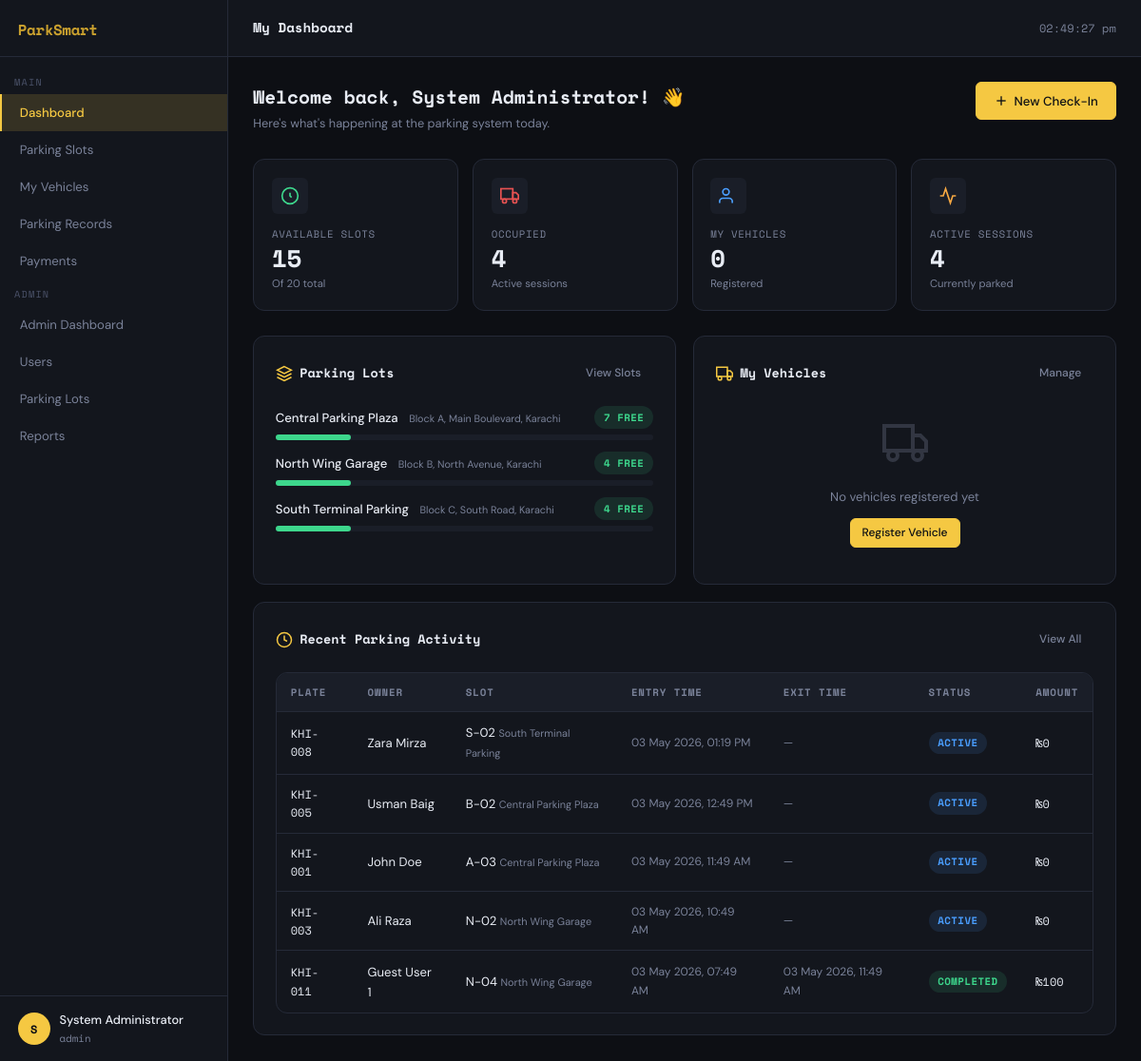
/views/dashboard/user.php (signed in), run on the app's committed database.
### tables this page shows
CREATE TABLE parking_lots (
    lotID       INT AUTO_INCREMENT PRIMARY KEY,
    lotName     VARCHAR(100) NOT NULL,
    capacity    INT NOT NULL CHECK (capacity > 0),
    location    VARCHAR(200) NOT NULL,
    createdAt   DATETIME DEFAULT CURRENT_TIMESTAMP
);

CREATE TABLE parking_records (
    recordID    INT AUTO_INCREMENT PRIMARY KEY,
    vehicleID   INT NOT NULL,
    slotID      INT NOT NULL,
    entryTime   DATETIME NOT NULL DEFAULT CURRENT_TIMESTAMP,
    exitTime    DATETIME DEFAULT NULL,
    status      ENUM('active','completed','cancelled') NOT NULL DEFAULT 'active',
    notes       TEXT,
    FOREIGN KEY (vehicleID) REFERENCES vehicles(vehicleID) ON DELETE RESTRICT,
    FOREIGN KEY (slotID) REFERENCES parking_slots(slotID) ON DELETE RESTRICT,
    INDEX idx_entry_time (entryTime),
    INDEX idx_slot (slotID),
    INDEX idx_vehicle (vehicleID),
    CONSTRAINT chk_exit_after_entry CHECK (exitTime IS NULL OR exitTime > entryTime)
);

CREATE TABLE vehicles (
    vehicleID   INT AUTO_INCREMENT PRIMARY KEY,
    licensePlate VARCHAR(20) NOT NULL UNIQUE,
    vehicleType ENUM('car','motorcycle','truck','bus','ev') NOT NULL DEFAULT 'car',
    ownerName   VARCHAR(100) NOT NULL,
    ownerPhone  VARCHAR(20),
    ownerEmail  VARCHAR(100),
    userID      INT,
    createdAt   DATETIME DEFAULT CURRENT_TIMESTAMP,
    FOREIGN KEY (userID) REFERENCES users(userID) ON DELETE SET NULL,
    INDEX idx_license (licensePlate)
);

CREATE TABLE parking_slots (
    slotID      INT AUTO_INCREMENT PRIMARY KEY,
    lotID       INT NOT NULL,
    slotNumber  VARCHAR(20) NOT NULL,
    location    VARCHAR(100) NOT NULL,
    status      ENUM('available','occupied','maintenance') NOT NULL DEFAULT 'available',
    slotType    ENUM('standard','compact','handicapped','ev') NOT NULL DEFAULT 'standard',
    createdAt   DATETIME DEFAULT CURRENT_TIMESTAMP,
    FOREIGN KEY (lotID) REFERENCES parking_lots(lotID) ON DELETE CASCADE,
    UNIQUE KEY unique_slot (lotID, slotNumber)
);

CREATE TABLE payments (
    paymentID   INT AUTO_INCREMENT PRIMARY KEY,
    recordID    INT NOT NULL UNIQUE,
    amount      DECIMAL(10,2) NOT NULL CHECK (amount >= 0),
    paymentMethod ENUM('cash','card','online','wallet') NOT NULL DEFAULT 'cash',
    paymentTime DATETIME DEFAULT CURRENT_TIMESTAMP,
    status      ENUM('pending','paid','refunded') NOT NULL DEFAULT 'pending',
    transactionRef VARCHAR(100),
    FOREIGN KEY (recordID) REFERENCES parking_records(recordID) ON DELETE RESTRICT
);

### auth/auth.php (called while the page is built, shortened)
<?php
require_once __DIR__ . '/../config/database.php';
function currentUser(): array {
    return [
        'id'       => $_SESSION['user_id']       ?? 0,
        'username' => $_SESSION['user_username'] ?? '',
        'email'    => $_SESSION['user_email']    ?? '',
        'role'     => $_SESSION['user_role']     ?? 'user',
        'name'     => $_SESSION['user_name']     ?? '',
    ];
}

### config/database.php (called while the page is built, shortened)
<?php
function getDB(): PDO {
    static $pdo = null;
    if ($pdo === null) {
        $dsn = "mysql:host=" . DB_HOST . ";dbname=" . DB_NAME . ";charset=" . DB_CHARSET;
        $options = [
            PDO::ATTR_ERRMODE            => PDO::ERRMODE_EXCEPTION,
            PDO::ATTR_DEFAULT_FETCH_MODE => PDO::FETCH_ASSOC,
            PDO::ATTR_EMULATE_PREPARES   => false,
        ];
        try {
            $pdo = new PDO($dsn, DB_USER, DB_PASS, $options);
        } catch (PDOException $e) {
            http_response_code(500);
            die(json_encode(['success' => false, 'message' => 'Database connection failed.']));
        }
    }
    return $pdo;
}
function esc(string $str): string {
    return htmlspecialchars($str, ENT_QUOTES, 'UTF-8');
}
function fmtDT(?string $dt): string {
    if (!$dt) return '—';
    return date('d M Y, h:i A', strtotime($dt));
}

### models/ParkingRecord.php (called while the page is built, shortened)
<?php
require_once __DIR__ . '/../config/database.php';
class ParkingRecord {
    private PDO $db;
    public function __construct() {
        $this->db = getDB();
    }
    public function getDashboardStats(): array {
        $stmt = $this->db->query("SELECT * FROM vw_slot_overview");
        $lots = $stmt->fetchAll();
        $totals = ['totalSlots' => 0, 'available' => 0, 'occupied' => 0, 'maintenance' => 0];
        foreach ($lots as $lot) {
            $totals['totalSlots']   += $lot['totalSlots'];
            $totals['available']    += $lot['availableSlots'];
            $totals['occupied']     += $lot['occupiedSlots'];
            $totals['maintenance']  += $lot['maintenanceSlots'];
        }
        $stmt = $this->db->query("SELECT COUNT(*) FROM vehicles");
        $totals['totalVehicles'] = (int) $stmt->fetchColumn();
        $stmt = $this->db->query(
            "SELECT IFNULL(SUM(amount),0) FROM payments WHERE status='paid'"
        );
        $totals['totalRevenue'] = (float) $stmt->fetchColumn();
        $stmt = $this->db->query(
            "SELECT IFNULL(SUM(amount),0) FROM payments WHERE status='paid' AND DATE(paymentTime)=CURDATE()"
        );
        $totals['todayRevenue'] = (float) $stmt->fetchColumn();
        $stmt = $this->db->query(
            "SELECT COUNT(*) FROM parking_records WHERE status='active'"
        );
        $totals['activeSessions'] = (int) $stmt->fetchColumn();
        $stmt = $this->db->query(
            "SELECT COUNT(*) FROM parking_records WHERE DATE(entryTime)=CURDATE()"
        );
        $totals['todayParked'] = (int) $stmt->fetchColumn();
        return $totals;
    }
    public function getRecentActivity(int $limit = 10): array {
        $stmt = $this->db->prepare(
            "SELECT pr.recordID, pr.entryTime, pr.exitTime, pr.status,
                    v.licensePlate, v.ownerName, ps.slotNumber, pl.lotName, p.amount
             FROM parking_records pr
             JOIN vehicles v ON pr.vehicleID = v.vehicleID
             JOIN parking_slots ps ON pr.slotID = ps.slotID
             JOIN parking_lots pl ON ps.lotID = pl.lotID
             LEFT JOIN payments p ON pr.recordID = p.recordID
             ORDER BY pr.entryTime DESC LIMIT ?"
        );
        $stmt->execute([$limit]);
        return $stmt->fetchAll();
    }
}

### models/User.php (called while the page is built, shortened)
<?php
require_once __DIR__ . '/../config/database.php';
class User {
    private PDO $db;
    public function __construct() {
        $this->db = getDB();
    }
    public function getVehiclesForUser(int $userID): array {
        $stmt = $this->db->prepare("SELECT * FROM vehicles WHERE userID=?");
        $stmt->execute([$userID]);
        return $stmt->fetchAll();
    }
}

### models/ParkingSlot.php (called while the page is built, shortened)
<?php
require_once __DIR__ . '/../config/database.php';
class ParkingSlot {
    private PDO $db;
    public function __construct() {
        $this->db = getDB();
    }
    public function getSlotOverview(): array {
        $stmt = $this->db->query("SELECT * FROM vw_slot_overview");
        return $stmt->fetchAll();
    }
}

### views/dashboard/user.php (the view, shortened to what this page needs)
<?php
require_once __DIR__ . '/../../auth/auth.php';
require_once __DIR__ . '/../../models/ParkingRecord.php';
require_once __DIR__ . '/../../models/ParkingSlot.php';
require_once __DIR__ . '/../../models/User.php';
require_once __DIR__ . '/../../includes/layout.php';
$user     = currentUser();
$pr       = new ParkingRecord();
$ps       = new ParkingSlot();
$um       = new User();
$stats    = $pr->getDashboardStats();
$myVehicles = $um->getVehiclesForUser($user['id']);
$recent   = $pr->getRecentActivity(5);
$slotOv   = $ps->getSlotOverview();
?>
<div class="page-header">
  <div class="page-header-left">
    <h1>Welcome back, <?= esc($user['name']) ?>! 👋</h1>
    <p>Here's what's happening at the parking system today.</p>
  </div>
  <div class="page-header-actions">
    <a href="<?= APP_URL ?>/views/records/checkin.php" class="btn btn-primary">
      <svg viewBox="0 0 24 24" fill="none" stroke="currentColor" stroke-width="2" width="16" height="16"><line x1="12" y1="5" x2="12" y2="19"/><line x1="5" y1="12" x2="19" y2="12"/></svg>
      New Check-In
    </a>
  </div>
</div>
<div class="stat-grid">
  <div class="stat-card green">
    <div class="stat-icon"><svg viewBox="0 0 24 24" fill="none" stroke="currentColor" stroke-width="2"><circle cx="12" cy="12" r="10"/><polyline points="12 8 12 12 14 14"/></svg></div>
    <div class="stat-label">Available Slots</div>
    <div class="stat-value"><?= $stats['available'] ?></div>
    <div class="stat-sub">Of <?= $stats['totalSlots'] ?> total</div>
  </div>
  <div class="stat-card red">
    <div class="stat-icon"><svg viewBox="0 0 24 24" fill="none" stroke="currentColor" stroke-width="2"><rect x="1" y="3" width="15" height="13"/><polygon points="16 8 20 8 23 11 23 16 16 16 16 8"/><circle cx="5.5" cy="18.5" r="2.5"/><circle cx="18.5" cy="18.5" r="2.5"/></svg></div>
    <div class="stat-label">Occupied</div>
    <div class="stat-value"><?= $stats['occupied'] ?></div>
    <div class="stat-sub">Active sessions</div>
  </div>
  <div class="stat-card blue">
    <div class="stat-icon"><svg viewBox="0 0 24 24" fill="none" stroke="currentColor" stroke-width="2"><path d="M17 21v-2a4 4 0 0 0-4-4H5a4 4 0 0 0-4 4v2"/><circle cx="9" cy="7" r="4"/></svg></div>
    <div class="stat-label">My Vehicles</div>
    <div class="stat-value"><?= count($myVehicles) ?></div>
    <div class="stat-sub">Registered</div>
  </div>
  <div class="stat-card orange">
    <div class="stat-icon"><svg viewBox="0 0 24 24" fill="none" stroke="currentColor" stroke-width="2"><polyline points="22 12 18 12 15 21 9 3 6 12 2 12"/></svg></div>
    <div class="stat-label">Active Sessions</div>
    <div class="stat-value"><?= $stats['activeSessions'] ?></div>
    <div class="stat-sub">Currently parked</div>
  </div>
</div>
<div style="display:grid;grid-template-columns:1fr 1fr;gap:1.25rem;margin-bottom:1.25rem">
  <div class="card">
    <div class="card-header">
      <div class="card-title">
        <svg viewBox="0 0 24 24" fill="none" stroke="currentColor" stroke-width="2"><polygon points="12 2 2 7 12 12 22 7 12 2"/><polyline points="2 17 12 22 22 17"/><polyline points="2 12 12 17 22 12"/></svg>
        Parking Lots
      </div>
      <a href="<?= APP_URL ?>/views/slots/index.php" class="btn btn-ghost btn-sm">View Slots</a>
    </div>
    <?php foreach ($slotOv as $lot): ?>
    <div style="margin-bottom:.85rem">
      <div style="display:flex;justify-content:space-between;margin-bottom:.35rem">
        <div>
          <span style="font-size:.875rem;color:var(--text);font-weight:500"><?= esc($lot['lotName']) ?></span>
          <span style="font-size:.72rem;color:var(--text-muted);margin-left:.5rem"><?= esc($lot['lotLocation']) ?></span>
        </div>
        <span class="badge badge-<?= $lot['availableSlots'] > 0 ? 'available' : 'occupied' ?>">
          <?= $lot['availableSlots'] ?> free
        </span>
      </div>
      <div style="background:var(--bg-surface);border-radius:4px;height:6px">
        <div style="height:100%;width:<?= $lot['occupancyRate'] ?>%;background:<?= $lot['occupancyRate'] > 80 ? 'var(--danger)' : 'var(--success)' ?>;border-radius:4px"></div>
      </div>
    </div>
    <?php endforeach; ?>
  </div>
  <div class="card">
    <div class="card-header">
      <div class="card-title">
        <svg viewBox="0 0 24 24" fill="none" stroke="currentColor" stroke-width="2"><rect x="1" y="3" width="15" height="13"/><polygon points="16 8 20 8 23 11 23 16 16 16 16 8"/><circle cx="5.5" cy="18.5" r="2.5"/><circle cx="18.5" cy="18.5" r="2.5"/></svg>
        My Vehicles
      </div>
      <a href="<?= APP_URL ?>/views/vehicles/index.php" class="btn btn-ghost btn-sm">Manage</a>
    </div>
    <?php if ($myVehicles): ?>
    <?php foreach ($myVehicles as $v): ?>
    <div style="display:flex;align-items:center;gap:.75rem;padding:.5rem 0;border-bottom:1px solid var(--border)">
      <div style="font-family:var(--font-mono);font-size:.85rem;font-weight:700;color:var(--accent);min-width:80px"><?= esc($v['licensePlate']) ?></div>
      <div style="flex:1">
        <div style="font-size:.875rem;color:var(--text);text-transform:capitalize"><?= esc($v['vehicleType']) ?></div>
      </div>
      <a href="<?= APP_URL ?>/views/records/checkin.php?vehicle=<?= $v['vehicleID'] ?>" class="btn btn-outline btn-sm">Park</a>
    </div>
    <?php endforeach; ?>
    <?php else: ?>
    <div class="empty-state" style="padding:1rem">
      <svg viewBox="0 0 24 24" fill="none" stroke="currentColor" stroke-width="2"><rect x="1" y="3" width="15" height="13"/><polygon points="16 8 20 8 23 11 23 16 16 16 16 8"/><circle cx="5.5" cy="18.5" r="2.5"/><circle cx="18.5" cy="18.5" r="2.5"/></svg>
      <p>No vehicles registered yet</p>
      <a href="<?= APP_URL ?>/views/vehicles/index.php" class="btn btn-primary btn-sm" style="margin-top:.75rem">Register Vehicle</a>
    </div>
    <?php endif; ?>
  </div>
</div>
<div class="card">
  <div class="card-header">
    <div class="card-title">
      <svg viewBox="0 0 24 24" fill="none" stroke="currentColor" stroke-width="2"><circle cx="12" cy="12" r="10"/><polyline points="12 6 12 12 16 14"/></svg>
      Recent Parking Activity
    </div>
    <a href="<?= APP_URL ?>/views/records/index.php" class="btn btn-ghost btn-sm">View All</a>
  </div>
  <div class="table-wrapper">
    <table>
      <thead><tr><th>Plate</th><th>Owner</th><th>Slot</th><th>Entry Time</th><th>Exit Time</th><th>Status</th><th>Amount</th></tr></thead>
      <tbody>
      <?php foreach ($recent as $r): ?>
        <tr>
          <td class="td-mono"><?= esc($r['licensePlate']) ?></td>
          <td><?= esc($r['ownerName']) ?></td>
          <td><?= esc($r['slotNumber']) ?> <small style="color:var(--text-muted)"><?= esc($r['lotName']) ?></small></td>
          <td style="font-size:.8rem;color:var(--text-muted)"><?= fmtDT($r['entryTime']) ?></td>
          <td style="font-size:.8rem;color:var(--text-muted)"><?= fmtDT($r['exitTime']) ?></td>
          <td><span class="badge badge-<?= esc($r['status']) ?>"><?= esc($r['status']) ?></span></td>
          <td class="td-mono"><?= $r['amount'] ? '₨'.number_format($r['amount'],0) : '—' ?></td>
        </tr>
      <?php endforeach; ?>
      </tbody>
    </table>
  </div>
</div>

### data on the page
parking_lots: lotName "Central Parking Plaza", lotLocation "Block A, Main Boulevard, Karachi", availableSlots "7", $lot['occupancyRate'] 20.0 (drawn)
parking_lots: lotName "North Wing Garage", lotLocation "Block B, North Avenue, Karachi", availableSlots "4", $lot['occupancyRate'] 20.0 (drawn)
parking_lots: lotName "South Terminal Parking", lotLocation "Block C, South Road, Karachi", availableSlots "4", $lot['occupancyRate'] 20.0 (drawn)
parking_records: vehicleID.licensePlate "KHI-008", vehicleID.ownerName "Zara Mirza", slotID.slotNumber "S-02", parking_lots.lotName "South Terminal Parking", entryTime "03 May 2026, 01:19 PM", exitTime "—", status "ACTIVE", payments.amount "0"
parking_records: vehicleID.licensePlate "KHI-005", vehicleID.ownerName "Usman Baig", slotID.slotNumber "B-02", parking_lots.lotName "Central Parking Plaza", entryTime "03 May 2026, 12:49 PM", exitTime "—", status "ACTIVE", payments.amount "0"
parking_records: vehicleID.licensePlate "KHI-001", vehicleID.ownerName "John Doe", slotID.slotNumber "A-03", parking_lots.lotName "Central Parking Plaza", entryTime "03 May 2026, 11:49 AM", exitTime "—", status "ACTIVE", payments.amount "0"
parking_records: vehicleID.licensePlate "KHI-003", vehicleID.ownerName "Ali Raza", slotID.slotNumber "N-02", parking_lots.lotName "North Wing Garage", entryTime "03 May 2026, 10:49 AM", exitTime "—", status "ACTIVE", payments.amount "0"
parking_records: vehicleID.licensePlate "KHI-011", vehicleID.ownerName "Guest User 1", slotID.slotNumber "N-04", parking_lots.lotName "North Wing Garage", entryTime "03 May 2026, 07:49 AM", exitTime "03 May 2026, 11:49 AM", status "COMPLETED", payments.amount "100"

### other printed values
$item['label'] "Dashboard"
$item['label'] "Parking Slots"
$item['label'] "My Vehicles"
$item['label'] "Parking Records"
$item['label'] "Payments"
$item['label'] "Admin Dashboard"
$item['label'] "Users"
$item['label'] "Parking Lots"
$item['label'] "Reports"
$initial "S"
$user['name'] "System Administrator"
$user['role'] "admin"
$title "My Dashboard"
$stats['available'] "15"
$stats['totalSlots'] "20"
